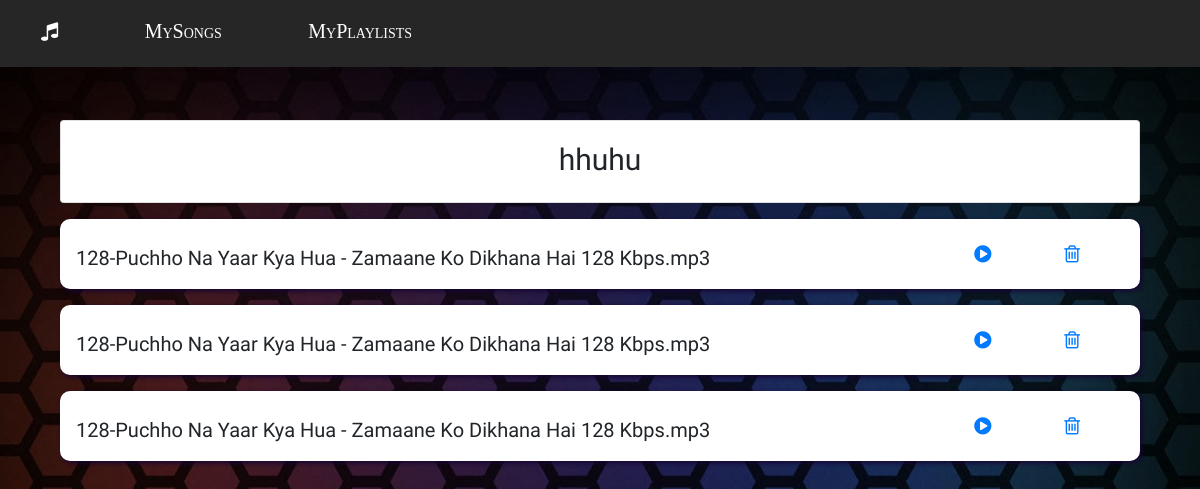
Screenshot of /playlists/display/25 with the database file from the repository.
### playlists/models.py (models this page shows, shortened)
class Playlist(models.Model):
	user = models.ForeignKey(User, default=None, on_delete=models.CASCADE)
	playlist_name = models.CharField(max_length=100)
	number_of_songs = models.IntegerField()

class Playlist_songs(models.Model):
	playlist = models.ForeignKey(Playlist, default=None, on_delete=models.CASCADE)
	song = models.ForeignKey(Song, default=None, on_delete=models.CASCADE)

### songs/models.py (models this page shows, shortened)
class Song(models.Model):
	user = models.ForeignKey(User, default=None, on_delete=models.CASCADE)
	song_name = models.CharField(max_length=100)
	song_url = models.CharField(max_length=400)
	mood_options = [('sad', 'sad'), ('happy', 'happy'), ('normal', 'normal')]
	emotion = models.CharField(max_length=50, choices=mood_options, default='normal')

### playlists/views.py (the view)
# urls.py: path('display/<int:playlist_id>', play_view.display_playlist, name='displayPlaylist'),
def display_playlist(request: HttpRequest, playlist_id: int) -> HttpResponse:
    playlist = get_playlist_from_id(playlist_id)
    playlist_songs = get_songs_from_playlist(playlist)
    return render(request, 'playlists/displayPlaylist.html',
                  {'plays': playlist_songs, 'playlist': playlist})

### playlists/views.py (called while the page is built)
def get_playlist_from_id(playlist_id: int) -> Playlist:
    return Playlist.objects.get(id=playlist_id)

def get_songs_from_playlist(playlist: Playlist) -> List[Playlist_songs]:
    return Playlist_songs.objects.filter(playlist=playlist)

### playlists/templates/playlists/displayPlaylist.html
{% extends 'users/main.html' %}
{% load static %}
{% block content %}
<div class="container">
    <div class="col-12 col-md-12 ">
        <div class="card ">
            <div class="card-content ">
                <div class="card-body pt-2">
                    <div class="row">
                        <div class="col-md-12 col-12 pt-2 text-center heading">
                            {{playlist.playlist_name}}
                        </div>
                    </div>
                </div>
            </div>
        </div>
    </div>
    {% if plays %}
    {% for play in plays %}
    <div class="col-12 col-md-12 mt-3">
        <div class="card pull-up">
            <div class="card-content ">
                <div class="card-body p-3">
                    <div class="row">
                        <div class="col-md-10 col-12 pt-2 list">
                            {{play.song.song_name}}
                        </div>
                        <div class="col-md-1 col-12 pt-2">
                            <a href="{% url 'play-song-playlist' play.id %}"><i class="fa fa-play-circle" aria-hidden="true"></i></a>
                        </div>
                        <div class="col-md-1 col-12 pt-2">
                            <a href="{% url 'removeSong' play.id %}"><i class="fa fa-trash-o" aria-hidden="true"></i></a>
                        </div>
                    </div>
                </div>
            </div>
        </div>
    </div>
    {% endfor %}
    {% else %}
    <h4 style="color:white;margin-top:10px;text-align:center;">No Songs Added</h4>
    {% endif %}
</div>
{% endblock %}

### users/templates/users/main.html (shortened to what this page needs)
{% load static %}
<!DOCTYPE html>
    <head>
        <link rel="stylesheet" href="https://stackpath.bootstrapcdn.com/bootstrap/4.5.2/css/bootstrap.min.css">
        <link rel="stylesheet" href="https://stackpath.bootstrapcdn.com/font-awesome/4.7.0/css/font-awesome.min.css">
        <link rel="stylesheet" href="https://cdnjs.cloudflare.com/ajax/libs/animate.css/4.0.0/animate.min.css" />
        <link rel="stylesheet" href="{% static '/css/style.css' %}">
        <link rel="stylesheet" href="{% static '/css/prostyles.css' %}">
    </head>
    <body>
        <div class="wrapper">
            {% include 'users/navbar.html' %}
        </div>
        {% block content %}
        {% endblock %}
    </body>
</html>

### users/templates/users/navbar.html (shortened to what this page needs)
<nav>
    <ul>
        <li><a href="{% url 'users-home' %}"><i class="fa fa-music"></i></a></li>
        <li><a href="{% url 'users-songs' %}">MySongs</a></li>
        <li><a href="{% url 'users-playlists' %}">MyPlaylists</a></li>
        <li><a href="{% url 'user-profile' %}" style="font-variant: normal;">{{user.username}}</a></li>
    </ul>
</nav>

### static/css/style.css (style rules this page uses)
body { padding: 0; margin: 0; min-height: 100vh; }
.wrapper { min-height: 15vh; }
nav { display: flex; flex-direction: column; position: absolute; width: 100%; background: #262626; height: 67px; }
nav ul { list-style: none; margin: 0; padding: 0; align-items: center; }
nav ul li { display: inline-flex; justify-content: center; }
nav ul li a { position: relative; padding: 16px; margin: 0 25px; color: #fff; text-decoration: none; font-variant: small-caps; font-family: Audiowide; font-size: 20px; }
nav ul li a:after { content: ""; position: absolute; left: 50%; bottom: 0; transform: translateX(-50%) scaleX(0); -webkit-transform: translateX(-50%) scaleX(0); -webkit-transform-origin: 50% 50%; transform-origin: 50% 50%; width: 100%; height: 2px; background-color: rgba(255, 255, 255, 0.9); -webkit-transition: transform 250ms; transition: transform 250ms; }
.pull-up { transition: transform 0.2s; border-radius: 10px; border: 10px; box-shadow: 2px 2px 5px rgb(22, 5, 51); }

### rows the page displays
Playlist: playlist_name "hhuhu"
Playlist_songs: song.song_name "128-Puchho Na Yaar Kya Hua - Zamaane Ko Dikhana Hai 128 Kbps.mp3"
Playlist_songs: song.song_name "128-Puchho Na Yaar Kya Hua - Zamaane Ko Dikhana Hai 128 Kbps.mp3"
Playlist_songs: song.song_name "128-Puchho Na Yaar Kya Hua - Zamaane Ko Dikhana Hai 128 Kbps.mp3"
